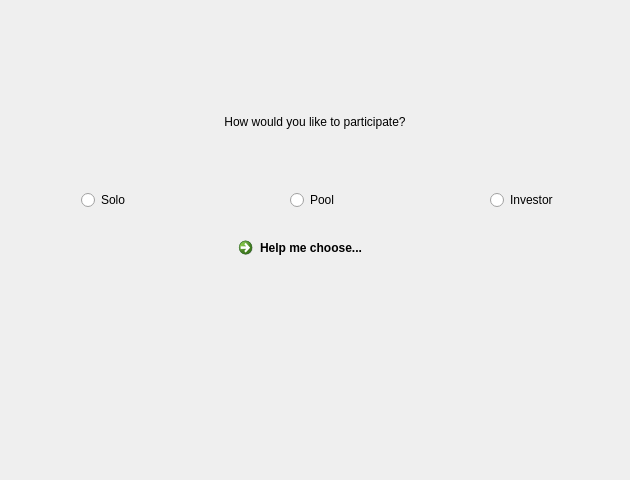
<?xml version="1.0" encoding="UTF-8"?>
<ui version="4.0">
 <class>ResearcherWizardModePage</class>
 <widget class="QWizardPage" name="ResearcherWizardModePage">
  <property name="geometry">
   <rect>
    <x>0</x>
    <y>0</y>
    <width>630</width>
    <height>480</height>
   </rect>
  </property>
  <property name="sizePolicy">
   <sizepolicy hsizetype="Expanding" vsizetype="Expanding">
    <horstretch>0</horstretch>
    <verstretch>0</verstretch>
   </sizepolicy>
  </property>
  <property name="windowTitle">
   <string>Select Researcher Mode</string>
  </property>
  <property name="title">
   <string/>
  </property>
  <property name="subTitle">
   <string/>
  </property>
  <layout class="QVBoxLayout" name="verticalLayout">
   <property name="spacing">
    <number>20</number>
   </property>
   <item>
    <spacer name="headerSpacer">
     <property name="orientation">
      <enum>Qt::Vertical</enum>
     </property>
     <property name="sizeType">
      <enum>QSizePolicy::Fixed</enum>
     </property>
     <property name="sizeHint" stdset="0">
      <size>
       <width>20</width>
       <height>20</height>
      </size>
     </property>
    </spacer>
   </item>
   <item alignment="Qt::AlignHCenter|Qt::AlignTop">
    <widget class="QLabel" name="gridcoinIconLabel">
     <property name="sizePolicy">
      <sizepolicy hsizetype="Fixed" vsizetype="Fixed">
       <horstretch>0</horstretch>
       <verstretch>0</verstretch>
      </sizepolicy>
     </property>
     <property name="minimumSize">
      <size>
       <width>64</width>
       <height>64</height>
      </size>
     </property>
     <property name="maximumSize">
      <size>
       <width>64</width>
       <height>64</height>
      </size>
     </property>
     <property name="text">
      <string/>
     </property>
     <property name="pixmap">
      <pixmap resource="../bitcoin.qrc">:/images/gridcoin</pixmap>
     </property>
     <property name="scaledContents">
      <bool>true</bool>
     </property>
    </widget>
   </item>
   <item alignment="Qt::AlignHCenter|Qt::AlignTop">
    <widget class="QLabel" name="titleLabel">
     <property name="text">
      <string>How would you like to participate?</string>
     </property>
     <property name="alignment">
      <set>Qt::AlignCenter</set>
     </property>
     <property name="margin">
      <number>1</number>
     </property>
    </widget>
   </item>
   <item>
    <spacer name="verticalSpacer">
     <property name="orientation">
      <enum>Qt::Vertical</enum>
     </property>
     <property name="sizeType">
      <enum>QSizePolicy::Expanding</enum>
     </property>
    </spacer>
   </item>
   <item>
    <layout class="QGridLayout" name="modeLayout">
     <item row="1" column="0" alignment="Qt::AlignHCenter|Qt::AlignVCenter">
      <widget class="QRadioButton" name="soloRadioButton">
       <property name="text">
        <string>Solo</string>
       </property>
       <attribute name="buttonGroup">
        <string notr="true">modeButtonGroup</string>
       </attribute>
      </widget>
     </item>
     <item row="1" column="1" alignment="Qt::AlignHCenter|Qt::AlignVCenter">
      <widget class="QRadioButton" name="poolRadioButton">
       <property name="text">
        <string>Pool</string>
       </property>
       <attribute name="buttonGroup">
        <string notr="true">modeButtonGroup</string>
       </attribute>
      </widget>
     </item>
     <item row="0" column="0" alignment="Qt::AlignHCenter|Qt::AlignVCenter">
      <widget class="ClickLabel" name="soloIconLabel">
       <property name="text">
        <string/>
       </property>
       <property name="pixmap">
        <pixmap resource="../bitcoin.qrc">:/images/ic_solo_inactive</pixmap>
       </property>
       <property name="scaledContents">
        <bool>true</bool>
       </property>
      </widget>
     </item>
     <item row="0" column="1" alignment="Qt::AlignHCenter|Qt::AlignVCenter">
      <widget class="ClickLabel" name="poolIconLabel">
       <property name="text">
        <string/>
       </property>
       <property name="pixmap">
        <pixmap resource="../bitcoin.qrc">:/images/ic_pool_inactive</pixmap>
       </property>
       <property name="scaledContents">
        <bool>true</bool>
       </property>
      </widget>
     </item>
     <item row="0" column="2" alignment="Qt::AlignHCenter|Qt::AlignVCenter">
      <widget class="ClickLabel" name="investorIconLabel">
       <property name="text">
        <string/>
       </property>
       <property name="pixmap">
        <pixmap resource="../bitcoin.qrc">:/images/ic_investor_inactive</pixmap>
       </property>
       <property name="scaledContents">
        <bool>true</bool>
       </property>
      </widget>
     </item>
     <item row="1" column="2" alignment="Qt::AlignHCenter|Qt::AlignVCenter">
      <widget class="QRadioButton" name="investorRadioButton">
       <property name="text">
        <string>Investor</string>
       </property>
       <attribute name="buttonGroup">
        <string notr="true">modeButtonGroup</string>
       </attribute>
      </widget>
     </item>
    </layout>
   </item>
   <item alignment="Qt::AlignHCenter">
    <widget class="QCommandLinkButton" name="detailLinkButton">
     <property name="text">
      <string>Help me choose...</string>
     </property>
    </widget>
   </item>
   <item>
    <spacer name="footerSpacer">
     <property name="orientation">
      <enum>Qt::Vertical</enum>
     </property>
     <property name="sizeHint" stdset="0">
      <size>
       <width>20</width>
       <height>40</height>
      </size>
     </property>
    </spacer>
   </item>
  </layout>
 </widget>
 <customwidgets>
  <customwidget>
   <class>ClickLabel</class>
   <extends>QLabel</extends>
   <header>clicklabel.h</header>
  </customwidget>
 </customwidgets>
 <resources>
  <include location="../bitcoin.qrc"/>
 </resources>
 <connections/>
 <buttongroups>
  <buttongroup name="modeButtonGroup"/>
 </buttongroups>
</ui>
